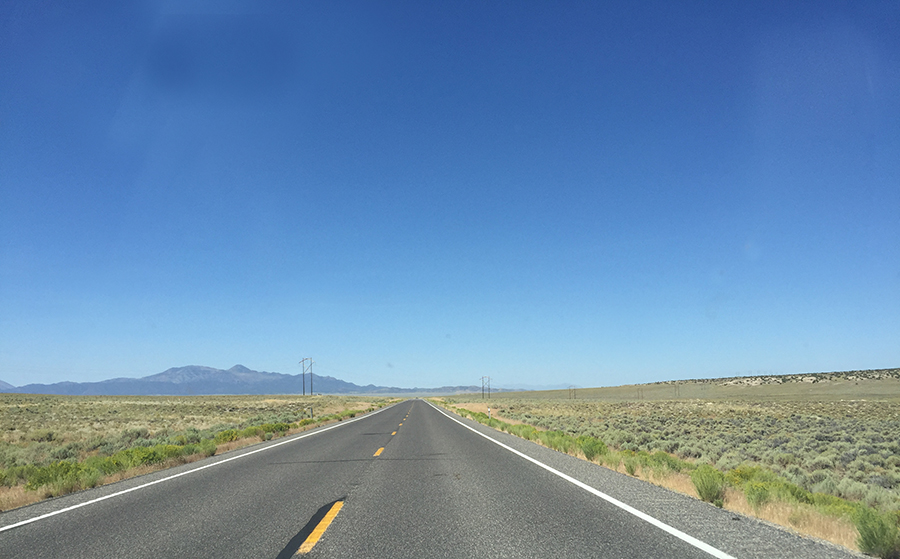
#> input picture Road.jpg, 900 x 559 px
$ python 'part1_region of interest.py'
#> lines starting #> are read from the running program, lines starting #| are printed output that depends on the picture; after the words box and inside, x2 and y2 are one past the last pixel; in counts of white or black regions, pixels touching at a corner belong together
import matplotlib.pylab as plt
import cv2
import numpy as np

image = cv2.imread('Road.jpg')
#> image is the input picture: shape (559, 900, 3); mean B, G, R 173.5, 139.8, 105.6
image = cv2.cvtColor(image, cv2.COLOR_BGR2RGB)

print(image.shape)
#| (559, 900, 3)
height = image.shape[0]
#> height = 559
width = image.shape[1]
#> width = 900

region_of_interest_vertices = [
    (0, height),
    (width/2.1, height/1.5),
    (720, height)
]
#> region_of_interest_vertices = [(0, 559), (428.6, 372.7), (720, 559)]

def region_of_interest(img, vertices):
    mask = np.zeros_like(img)
    channel_count = img.shape[2]
#> channel_count = 3
    match_mask_color = (255,) * channel_count
#> match_mask_color = (255, 255, 255)
    cv2.fillPoly(mask, vertices, match_mask_color)
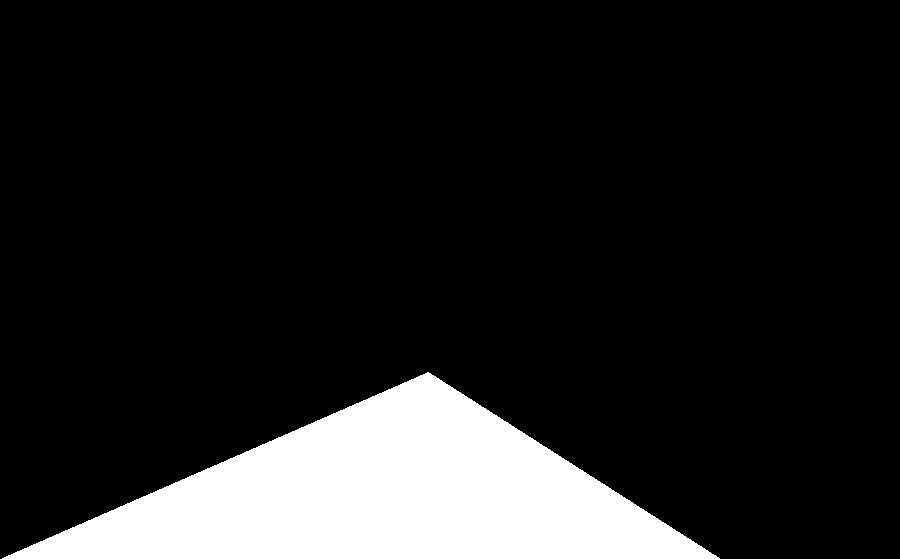
#> mask: shape (559, 900, 3); 13.4% white; 1 white region, box (x1, y1, x2, y2) and area: (2, 372, 720, 559) 67399
    masked_image = cv2.bitwise_and(img, mask)
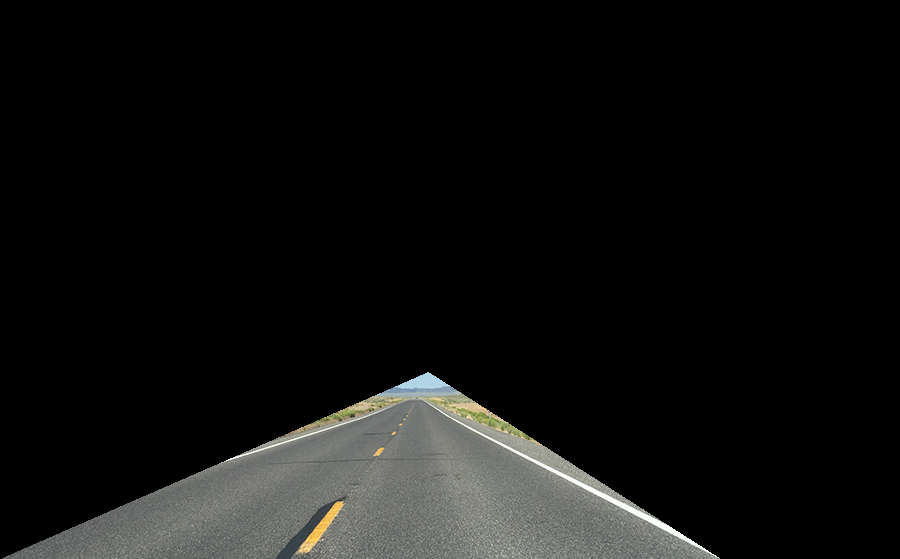
#> masked_image: shape (559, 900, 3); mean R, G, B 16.8, 17.1, 16.2
    return masked_image

cropped_image = region_of_interest(image,
                np.array([region_of_interest_vertices], np.int32),)

plt.imshow(cropped_image)
plt.show()

$ run again, with R.jpg copied over Road.jpg
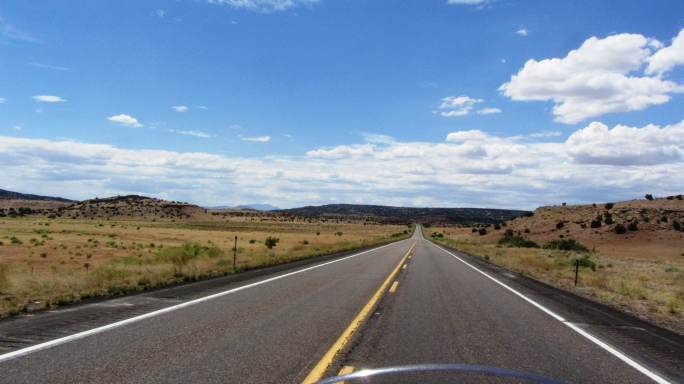
#> input picture R.jpg, 1367 x 768 px (shown at 1/2 size)
#> image is the input picture: shape (768, 1367, 3); mean B, G, R 150.6, 134.4, 119.1
#| (768, 1367, 3)
#> in region_of_interest, `cv2.fillPoly(mask, vertices, match_mask_color)`:
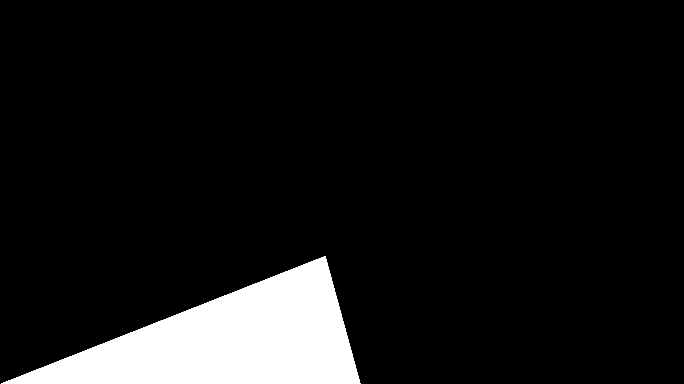
#> mask: shape (768, 1367, 3) (shown at 1/2 size); 8.8% white; 1 white region, box (x1, y1, x2, y2) and area: (2, 512, 721, 768) 92355
#> in region_of_interest, `masked_image = cv2.bitwise_and(img, mask)`:
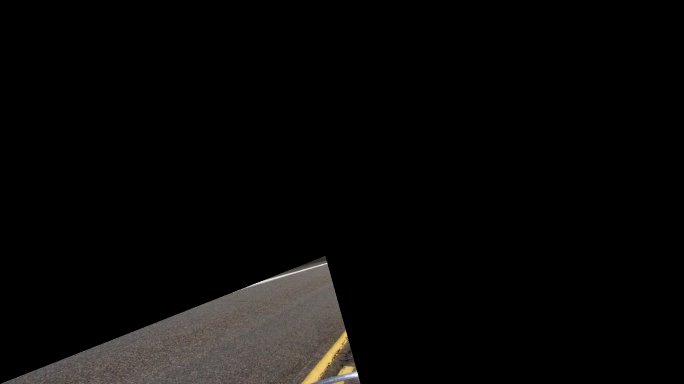
#> masked_image: shape (768, 1367, 3) (shown at 1/2 size); mean R, G, B 9.1, 8.3, 7.7
